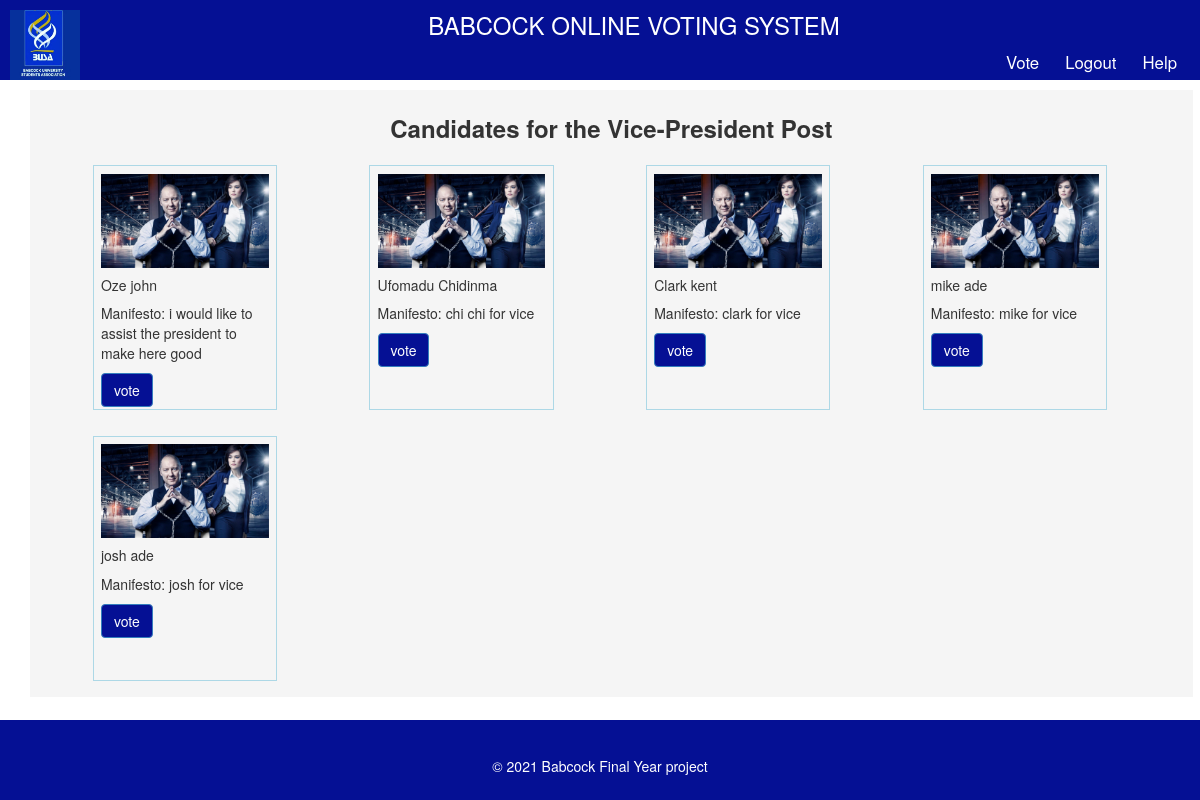
Screenshot of /vice (signed in) with the database file from the repository.
### website/models.py (models this page shows)
class vice(db.Model, UserMixin):
    id = db.Column(db.Integer, primary_key=True)
    firstname = db.Column(db.String(150))
    lastname = db.Column(db.String(150))
    email = db.Column(db.String(150), unique=True)
    vote_count = db.Column(db.Integer, default=0)
    manifesto = db.Column(db.String(1000))
    post = db.Column(db.String(150))

### website/auth.py (the view, shortened to what this page needs)
@auth.route('/vice', methods=['GET', 'POST'])
@login_required
def vice():
    data1 = db.session.query(can2.firstname, can2.lastname, can2.manifesto).all()
    user_id = current_user.id
    print("current user id:", user_id)
    vt_ch = db.session.query(students.has_voted).filter_by(id = user_id).where(students.has_voted == 0).first()
    print("this is the value:",vt_ch)
    return render_template("vice.html", user=current_user, data1=data1)
    return render_template("Vice.html", user=current_user, data1=data1)

### website/__init__.py (called while the page is built)
def create_app():
    app = Flask(__name__)
    app.secret_key = "3hhsddf sdfsafef"
    app.config['SQLALCHEMY_DATABASE_URI'] = f'sqlite:///{DB_NAME}'
    db.init_app(app)
    from .views import views
    from .auth import auth
    app.register_blueprint(views, url_prefix='/')
    app.register_blueprint(auth, url_prefix='/')
    from .models import students, president, vice, admin, poll
    create_database(app)
    login_manager = LoginManager()
    login_manager.login_view = 'auth.login'
    login_manager.init_app(app)
    @login_manager.user_loader
    def load_user(id):
        return students.query.get(int(id))
    return app

### website/templates/vice.html (shortened to what this page needs)
{% extends "base.html" %}  {% block title %}vice{% endblock %}  {% block content %}
<form method = "POST">
    <div class="vote-middle">
        <h3 class="title_vote">Candidates for the Vice-President Post</h3>
        {% for vicef, vicel, vice_man in data1 %}
            <div class="card">
                <div class="card-body">
                    <img class="card-img-top" src="static/images/blacklist1.jpg" alt="candidate one card image cap">
                    <h5 id="firstname" class="card-title"> {{vicef}} {{vicel}} </h5>
                    <p  class="card-text"> Manifesto: {{vice_man}}</p>
                    <button name="vote_btn" id="vote-btn" id="submit-btn1" type="submit" class="btn btn-primary" value={{vicef}}> vote</button>
                </div>
            </div>
        {% endfor%}
    </div>
</form>
{% endblock %}

### website/templates/base.html (shortened to what this page needs)
<!DOCTYPE html>
<html lang="en">
<head>
<link rel="stylesheet" type="text/css" href="{{url_for('static', filename='css/bootstrap.min.css') }} ">
<link rel="stylesheet" type="text/css" href="{{url_for('static', filename='style.css') }}" >
</head>
<body>
    <div class="main">
        <div class="top">
            <img src="static/images/BU.png" alt="">
            <h3>BABCOCK ONLINE VOTING SYSTEM</h3>
            {% if user.is_authenticated %}
                <a class="links" href="/help">Help</a>
                <a class="links" href="/logout">Logout</a>
                <a class="links" href="/Vote">Vote</a>
            {% else %}
                <a class="links" href="/help">Help</a>
                <a class="links" href="/sign_up">Sign Up</a>
                <a class="links" href="/login">Login</a>
                <a class="links" href="/home">Home</a>
            {% endif%}
        </div>
        <div id="footer" class="footer">
            <p> &copy 2021  Babcock Final Year project</p>
        </div>
    </div>
    <div class="container">
        {% block content %} {% endblock %}
    </div>
</body>
</html>

### website/static/style.css (style rules this page uses)
body { padding: 0px; margin: 0px; }
.top { padding: 10px; margin: 0px; background-color:#051094; height: 80px; }
.top img { height:70px; width: 70px; float: left; }
.top h3 { text-align: center; margin: 2px; color: white; }
.links { text-decoration: none; color: white; margin: 0px 10px 0px 10px; float: right; height: 40px; padding: 10px 3px 5px 3px; font-size:larger ; }
.footer { position:fixed; bottom:0; width: 100%; height:10%; background-color:#051094 ; padding: 3%; color: white; text-align: center; }
.main { color: #051094; }
.title_vote { text-align:center; font-weight:bold; }
.card img { width: 100%; }
.card { margin-top: 1.2%; margin-left: 5%; margin-right: 3%; margin-bottom: 1%; width: 16%; height: 245px; border:1px solid lightblue ; float: left; overflow:hidden; text:wrap; }
.card-body { padding: 4%; }
#vote-btn { background-color: #051094; }
.vote-middle { margin: 10px 10px 90px 0px; width: 102%; height: 100%; padding: 5px; overflow: hidden; background-color: whitesmoke; }

### rows the page displays
vice: firstname "Oze", lastname "john", manifesto "i would like to assist the president to make here good"
vice: firstname "Ufomadu", lastname "Chidinma", manifesto "chi chi for vice"
vice: firstname "Clark", lastname "kent", manifesto "clark for vice"
vice: firstname "mike", lastname "ade", manifesto "mike for vice"
vice: firstname "josh", lastname "ade", manifesto "josh for vice"
